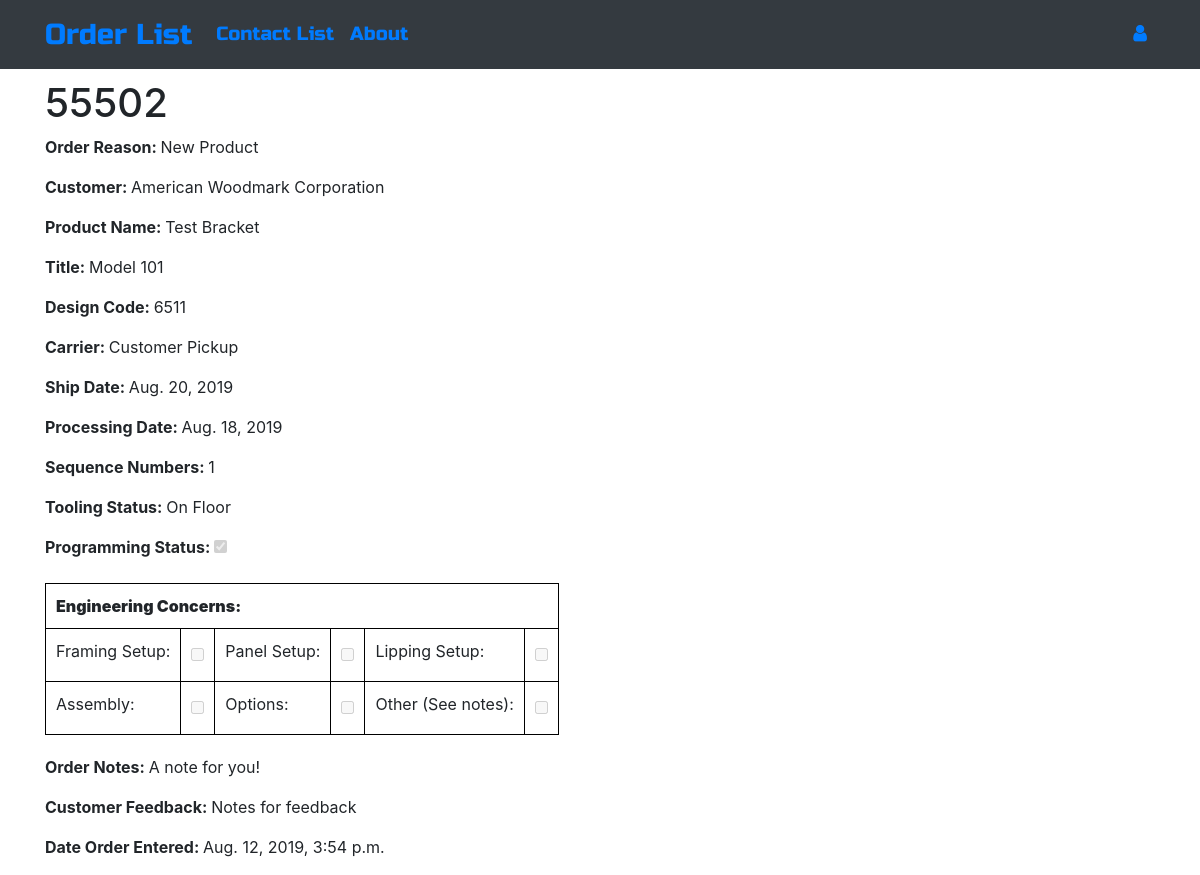
The app's page /order/2, older data.
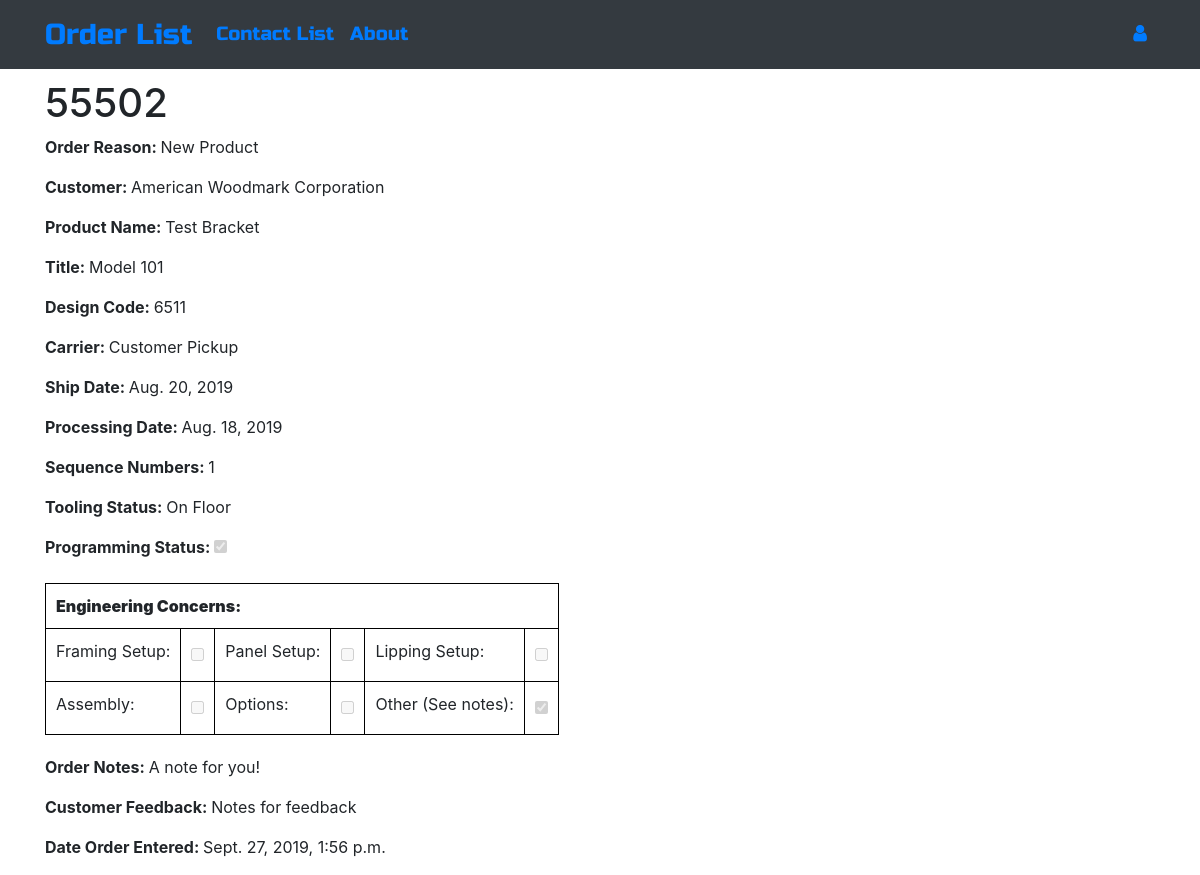
The same page, newer data.
### ordermanager/models.py (models this page shows, shortened)
class Order(models.Model):
    CUSTOMERS = (
        ("American Woodmark Corporation", "American Woodmark Corporation"),
        ("ACP", "ACP"),
        ("Jim Bishop", "Jim Bishop"),
        ("Fabritec", "Fabritec"),
        ("Hanssem", "Hanssem"),
        ("KabinArt", "KabinArt"),
        ("Legacy", "Legacy"),
        ("MasterBrand Cabinets, Inc", "MasterBrand Cabinets, Inc"),
        ("Unicor", "Unicor"),
    )
    CARRIER = (
        ("UPEXP", "UPEXP"),
        ("UPSAR", "UPSAR"),
        ("UPSBL", "UPSBL"),
        ("UPSCN", "UPSCN"),
        ("UPSGR", "UPSGR"),
        ("UPSRD", "UPSRD"),
        ("UPSRS", "UPSRS"),
        ("UPSSV", "UPSSV"),
        ("UPSWX", "UPSWX"),
        ("UPS2A", "UPS2A"),
        ("UPS3D", "UPS3D"),
        ("FX2DY", "FX2DY"),
        ("FXSTD", "FXSTD"),
        ("FXPAM", "FXPAM"),
        ("FXGRN", "FXGRN"),
        ("FXFNL", "FXFNL"),
        ("Customer Pickup", "Customer Pickup"),
    )
    REASON = (
        ("New Product", "New Product"),
        ("Not Applicable", "Not Applicable"),
        ("Unusual Size", "Unusual Size"),
        ("Unusual Profile", "Unusual Profile"),
        ("Unusual Material", "Unusual Material"),
        ("Obsolete Product", "Obsolete Product"),
        ("Non-Existing Material Specification", "Non-Existing Material Specification"),  # Order 26
        ("Customer Sample", "Customer Sample"),  # Order 26
        ("Special Assembly", "Special Assembly"),  # Order 26
        ("Special Inspection", "Special Inspection"),
        ("Special Packaging", "Special Packaging"),  # Order 26
        ("Profile Testing", "Profile Testing"),  # Order 26
        ("Process Testing", "Process Testing"),  # Order 26
    )
    TOOLING = (
        ("On Floor", "On Floor"),
        ("In Grinding Room", "In Grinding Room"),
        ("Other - See Notes", "Other - See Notes"),
    )
    author = models.ForeignKey('auth.User', on_delete=models.CASCADE)
    order_number = models.CharField(max_length=255)
    order_reason = models.CharField(max_length=50, choices=REASON)
    customer = models.CharField(max_length=50, choices=CUSTOMERS)
    product_name = models.CharField(max_length=255)
    title = models.CharField(max_length=255)
    design_code = models.CharField(max_length=255)
    carrier = models.CharField(max_length=20, choices=CARRIER)
    ship_date = models.DateField()
    process_date = models.DateField()
    sequence_numbers = models.CharField(max_length=255)
    tooling_status = models.CharField(max_length=20, choices=TOOLING)
    programming_status = models.BooleanField(default=False)
    engineering_framing_setup = models.BooleanField(default=False)
    engineering_panel_setup = models.BooleanField(default=False)
    engineering_lipping_setup = models.BooleanField(default=False)
    engineering_assembly = models.BooleanField(default=False)
    engineering_options = models.BooleanField(default=False)
    engineering_other = models.BooleanField(default=False)
    order_notes = models.TextField(blank=True, null=True)
    feedback = models.TextField(blank=True, null=True)
    date = models.DateTimeField()

### ordermanager/views.py (the view)
# urls.py: path('order/<int:pk>', views.OrderDetailView.as_view(), name='order_detail'),
class OrderDetailView(DetailView):
    model = Order

### ordermanager/templates/ordermanager/order_detail.html (shortened to what this page needs)
{% extends "ordermanager/base.html" %}
{% load bootstrap4 %}
{% block content %}
    <h1 class="ordertitle">{{ order.order_number }}
    </h1>
    <p><b>Order Reason: </b>{{ order.order_reason }}</p>
    <p><b>Customer: </b>{{ order.customer }}</p>
    <p><b>Product Name: </b>{{ order.product_name }}</p>
    <p><b>Title: </b>{{ order.title }}</p>
    <p><b>Design Code: </b>{{ order.design_code }}</p>
    <p><b>Carrier: </b>{{ order.carrier }}</p>
    <p><b>Ship Date: </b>{{ order.ship_date }}</p>
    <p><b>Processing Date: </b>{{ order.process_date }}</p>
    <p><b>Sequence Numbers: </b>{{ order.sequence_numbers }}</p>
    <p><b>Tooling Status: </b>{{ order.tooling_status }}</p>
    <p><b><label>Programming Status:
            <input type="checkbox" disabled
            {% if order.programming_status %}
                    checked
            {% endif %}>
        </label></b></p>
    <table>
        <tr><th colspan="6"><b>Engineering Concerns:</b></th></tr>
        <tr>
            <td><label for="framing">Framing Setup:</label></td>
            <td><input id="framing" type="checkbox" disabled
                ></td>
            <td><label for="panel">Panel Setup:</label></td>
            <td><input id="panel" type="checkbox" disabled
                ></td>
            <td><label for="lipping">Lipping Setup:</label></td>
            <td><input id="lipping" type="checkbox" class="checkbox" disabled
                ></td>
        </tr>
        <tr>
            <td><label for="assembly">Assembly:</label></td>
            <td><input id="assembly" type="checkbox" class="checkbox" disabled
                ></td>
            <td><label for="options">Options:</label></td>
            <td><input id="options" type="checkbox" class="checkbox" disabled
                ></td>
            <td><label for="other">Other (See notes):</label></td>
            <td><input id="other" type="checkbox" class="checkbox" disabled
                {% if order.engineering_other %}
                    checked
                {% endif %}></td>
        </tr>
    </table>
    <p><b>Order Notes: </b>{{ order.order_notes }}</p>
    <p><b>Customer Feedback: </b>{{ order.feedback }}</p>
    <p><b>Date Order Entered: </b>{{ order.date }}</p>
{% endblock %}

Row changes from the older to the newer data that the page shows:
changed Order "New Product": engineering_other "☐" → "☑"; date "Aug. 12, 2019, 3:54 p.m." → "Sept. 27, 2019, 1:56 p.m."
